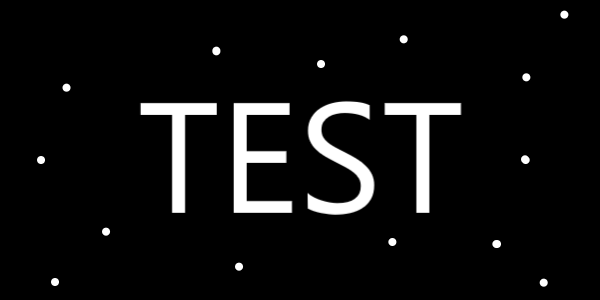
#> input picture erode.png, 600 x 300 px
$ jupyter execute '15. 이미지 변환 (침식).ipynb'
#> lines starting #> are read from the running program, lines starting #| are printed output that depends on the picture
#### **15. 이미지 변환 (침식)**

##### **이미지를 깎아 노이즈 제거**
**흰색 영역의 외곽 픽셀을 검은색으로 변경**

[cell 1]
import cv2
import numpy as np

kernel = np.ones((3, 3), dtype=np.uint8)

img = cv2.imread('erode.png', cv2.IMREAD_GRAYSCALE)
#> img is the input picture: shape (300, 600); min 0, max 255, mean 15.3
erode1 = cv2.erode(img, kernel, iterations=1)
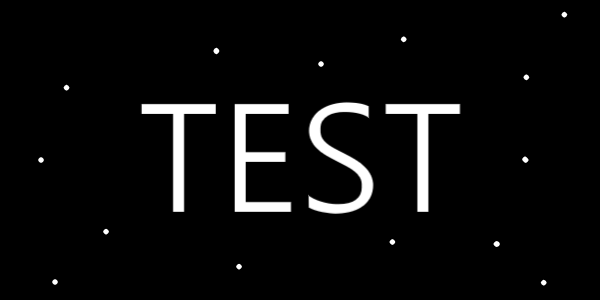
#> erode1: shape (300, 600); min 0, max 255, mean 12.2
erode2 = cv2.erode(img, kernel, iterations=2)
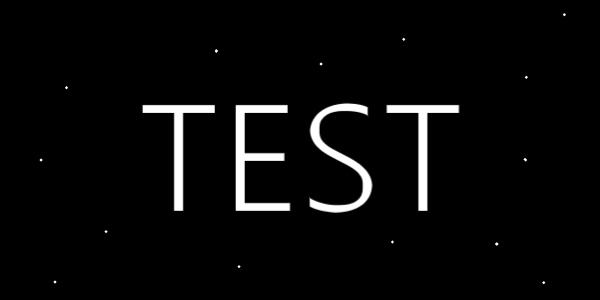
#> erode2: shape (300, 600); min 0, max 255, mean 9.3
erode3 = cv2.erode(img, kernel, iterations=3)
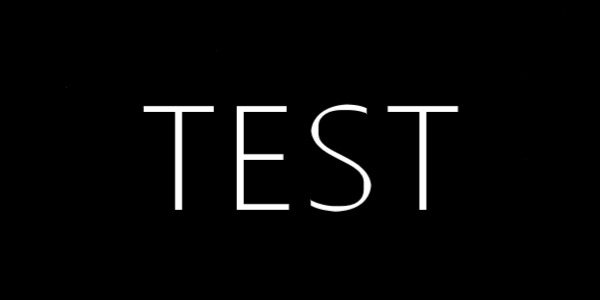
#> erode3: shape (300, 600); min 0, max 255, mean 6.7

cv2.imshow('gray', img)
cv2.imshow('erode1', erode1)
cv2.imshow('erode2', erode2)
cv2.imshow('erode3', erode3)

cv2.waitKey(0)
cv2.destroyAllWindows()

$ run again, with card.png copied over erode.png
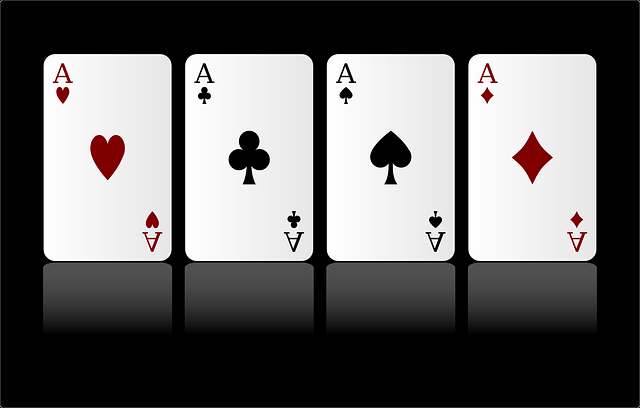
#> input picture card.png, 640 x 408 px
#> `erode2 = cv2.erode(img, kernel, iterations=2)`:
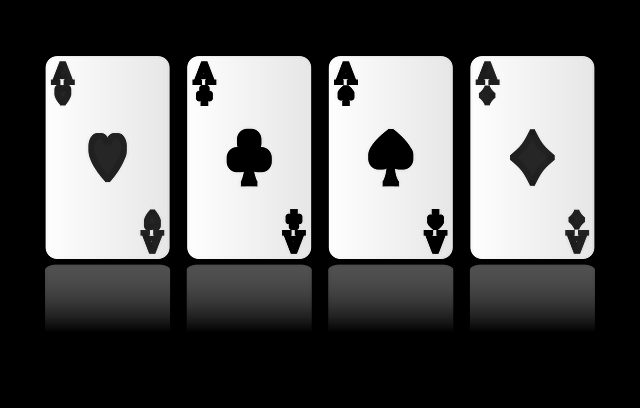
#> erode2: shape (408, 640); min 0, max 253, mean 90.2
#> `erode3 = cv2.erode(img, kernel, iterations=3)`:
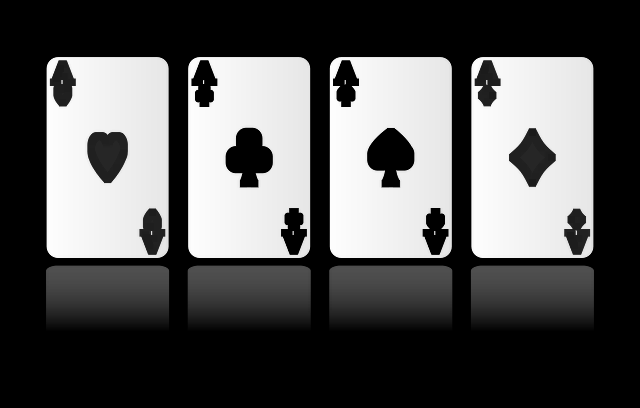
#> erode3: shape (408, 640); min 0, max 253, mean 85.4
